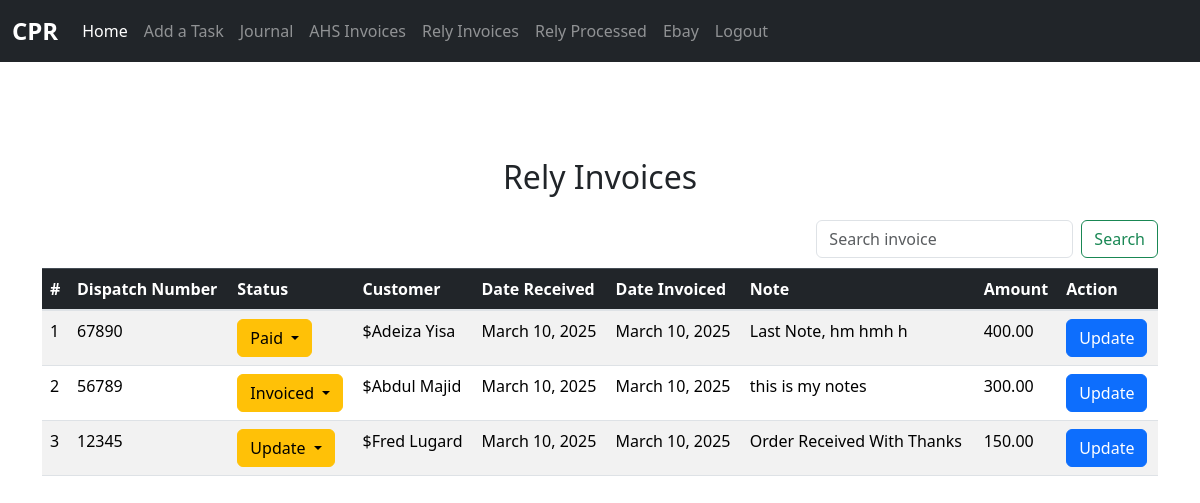
Before: /rely/rely_invoice with the older database file.
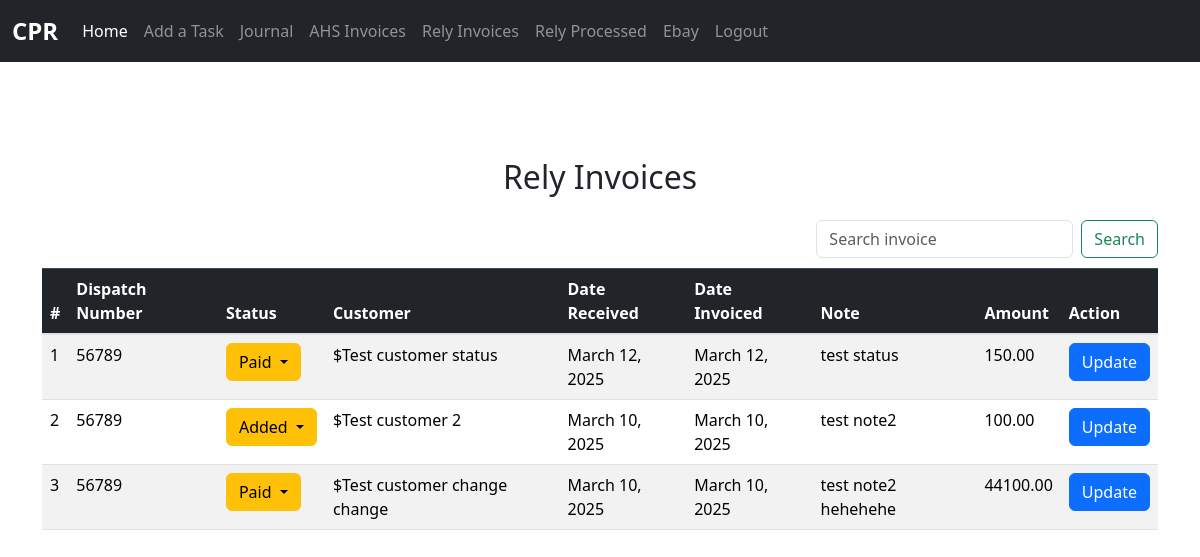
After: the same page with the newer database file.
### rely_invoice/models.py (models this page shows, shortened)
class RelyInvoice(models.Model):
	dispatch_number = models.CharField(max_length=50, blank=True, null=True)
	status = models.ForeignKey(Status, null=True, blank=True, on_delete=models.SET_NULL)
	customer = models.CharField(max_length=50, blank=True, null=True)
	date_received = models.DateField(default=timezone.now)  # Date the invoice was received
	date_invoiced = models.DateField(default=timezone.now)  # Date the invoice was invoiced
	note = models.TextField(blank=False, null=False)
	amount = models.DecimalField(max_digits=20, decimal_places=2, blank=True, null=True)

class Status(models.Model):
	name = models.CharField(max_length=50, blank=True, null=False)

### rely_invoice/views.py (the view)
# urls.py: path('rely_invoice', views.rely_invoice, name="rely_invoice"),
def rely_invoice(request):
    all_invoice = RelyInvoice.objects.all().order_by('-id')
    all_statuses = Status.objects.all()
    pst_tz = pytz.timezone("America/Los_Angeles")
    now_pst = now().astimezone(pst_tz)
    print(now_pst, flush=True)
    search_results = None
    if request.method == "POST":
        inv_data = request.POST.get('inv_data', '').strip()
        messages.success(request, f"You searched {inv_data}")
        if inv_data:
            search_results = RelyInvoice.objects.filter(dispatch_number__icontains=inv_data) | \
                             RelyInvoice.objects.filter(customer__icontains=inv_data)
    context = {
        "all_invoice": all_invoice,
        "all_statuses": all_statuses,
        'search_results':search_results
    }
    return render(request, 'rely_inv.html', context)

### rely_invoice/templates/rely_inv.html (shortened to what this page needs)
{% extends 'base.html' %}
{% block content %}
	<div class="container mt-5">
		<h2 style="text-align: center;" class="mb-4">Rely Invoices</h2>
	    	<div class="table-responsive">
	    		<form style="float:right;" method="POST" class="form-inline my-2 my-lg-0">
				    <input name="inv_data" class="form-control mr-sm-2" type="search" placeholder="Search invoice" aria-label="Search">
				    <button class="btn btn-outline-success my-2 my-sm-0" type="submit">Search</button>
				</form>
				<br><br>
<table class="table table-striped">
    <thead class="table-dark">
        <tr>
            <th>#</th>
            <th>Dispatch Number</th>
            <th>Status</th>
            <th>Customer</th>
            <th>Date Received</th>
            <th>Date Invoiced</th>
            <th>Note</th>
            <th>Amount</th>
            <th>Action</th>
        </tr>
    </thead>
    <tbody>
        {% if search_results is None %}
            {% for invoice in all_invoice %}
            <tr>
                <td>{{ forloop.counter }}</td>
                <td>{{ invoice.dispatch_number }}</td>
                <td>
				    <div class="dropdown">
				        <button class="btn btn-warning dropdown-toggle" data-bs-toggle="dropdown">
				            {{ invoice.status.name }}
				        </button>
				    </div>
				</td>
                <td>${{ invoice.customer }}</td>
                <td>{{ invoice.date_received }}</td>
                <td>{{ invoice.date_invoiced }}</td>
                <td>{{ invoice.note }}</td>
                <td>{{ invoice.amount }}</td>
                <td><a class="btn btn-primary" href="{% url 'update_r_invoice' invoice.id %}">Update</a></td>
            </tr>
            {% empty %}
            <tr>
                <td colspan="6" class="text-center">No invoices available.</td>
            </tr>
            {% endfor %}
        {% endif %}
    </tbody>
</table>
	    	</div>
	</div>
{% endblock %}

Changed rows visible on the page:
removed RelyInvoice: dispatch_number "67890", status.name "Paid", customer "Adeiza Yisa", date_received "March 10, 2025", date_invoiced "March 10, 2025", note "Last Note, hm hmh h", amount "400.00"
removed RelyInvoice: dispatch_number "56789", status.name "Invoiced", customer "Abdul Majid", date_received "March 10, 2025", date_invoiced "March 10, 2025", note "this is my notes", amount "300.00"
removed RelyInvoice: dispatch_number "12345", status.name "Update", customer "Fred Lugard", date_received "March 10, 2025", date_invoiced "March 10, 2025", note "Order Received With Thanks", amount "150.00"
added RelyInvoice: dispatch_number "56789", status.name "Paid", customer "Test customer status", date_received "March 12, 2025", date_invoiced "March 12, 2025", note "test status", amount "150.00"
added RelyInvoice: dispatch_number "56789", status.name "Added", customer "Test customer 2", date_received "March 10, 2025", date_invoiced "March 10, 2025", note "test note2", amount "100.00"
added RelyInvoice: dispatch_number "56789", status.name "Paid", customer "Test customer change change", date_received "March 10, 2025", date_invoiced "March 10, 2025", note "test note2 hehehehe", amount "44100.00"
